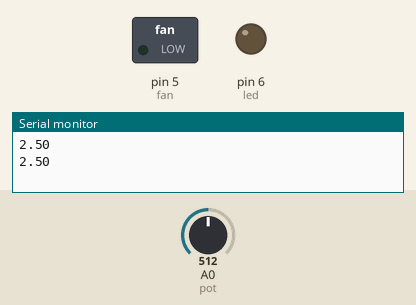
This sketch was run on a simulated Arduino Uno, built with avr-gcc and run on an emulated ATmega328P. On the bench: switched loads named in the sketch (green lamp = pin HIGH), output pins drawn as LEDs (lit = HIGH), the last lines printed to the serial monitor. Inputs (shaded band) come from the test bench; at power-on: A0 (pot) = 512.

Above: at 1.8 s.
1.9 s: A0 (pot) set to 708
3.4 s: A0 (pot) set to 726
At 4.6 s:
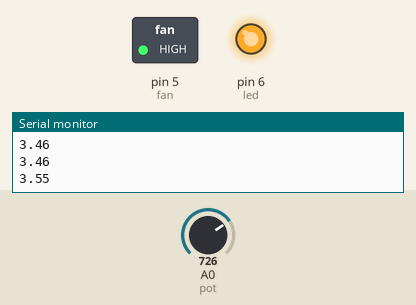
5.5 s: A0 (pot) set to 716
At 7.2 s:
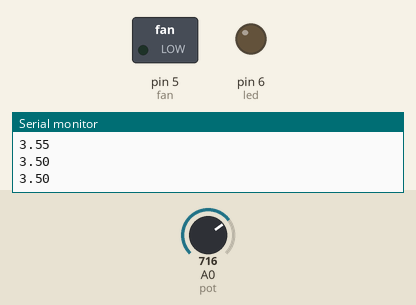
7.5 s: A0 (pot) set to 900
At 8.9 s:
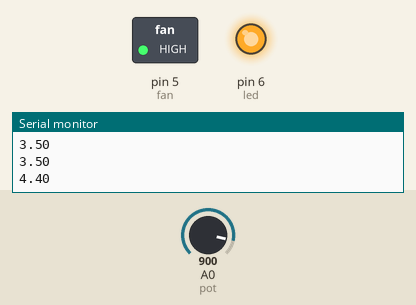
Timing chart, 0 to 10.5 s (numbered marks = the images above; inputs shaded):
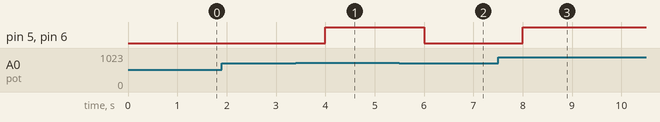

The sketch:

voltage_fluctuations.ino
```cpp
int fan=5;
int led=6;
int pot=A0;
void setup() {
  // put your setup code here, to run once:
  pinMode(pot,INPUT);
  pinMode(led,OUTPUT);
  pinMode(fan,OUTPUT);
  Serial.begin(9600);

  digitalWrite(fan,HIGH);
  digitalWrite(led,HIGH);
}

void loop() {
  // put your main code here, to run repeatedly:
double voltage=analogRead(pot);
voltage=(voltage*5)/1023;
Serial.println(voltage);

if(voltage<3.5||voltage>4.5)
{
  digitalWrite(fan,LOW);
  digitalWrite(led,LOW);
}
else
{
  digitalWrite(fan,HIGH);
  digitalWrite(led,HIGH);
}


delay(1000);
}
```

Measured:
- the behaviour switches between 716 and 717 on A0 (pot) (found by bisection; images 0 and 1)
- after the input at 3.4 s, pin 5 (fan), pin 6 (led): LOW → HIGH after 0.60 s
- after the input at 5.5 s, pin 5 (fan), pin 6 (led): HIGH → LOW after 0.50 s
- after the input at 7.5 s, pin 5 (fan), pin 6 (led): LOW → HIGH after 0.51 s
